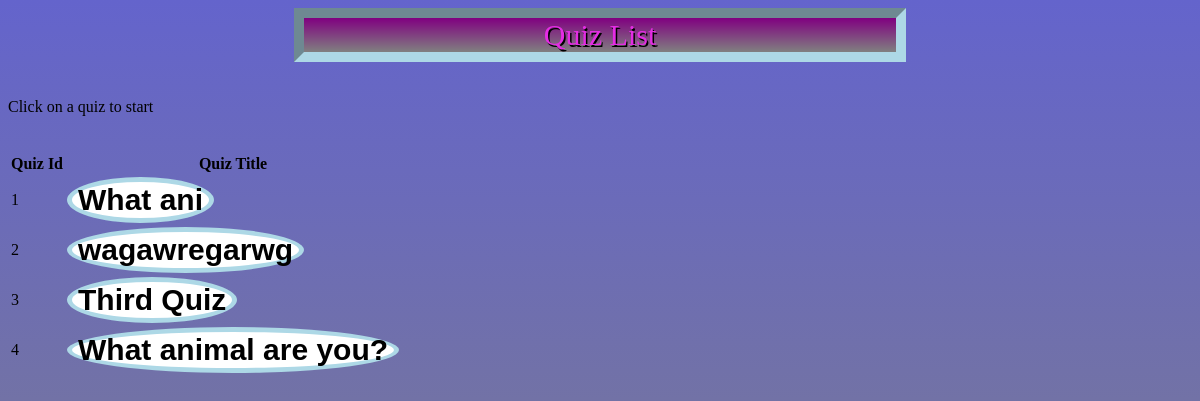
/quizList.html, run on an earlier commit of the app's database.
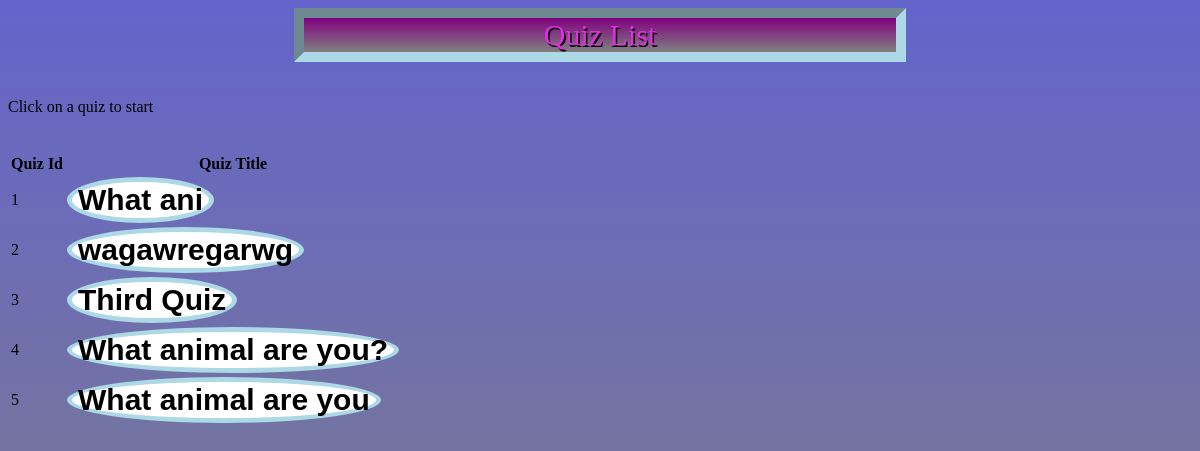
And on a later commit of the database.
### tables this page shows
CREATE TABLE quiz
     (quizId INTEGER PRIMARY KEY AUTOINCREMENT,
     title TEXT,
     charArray TEXT,
     qArray TEXT,
     optionArray TEXT);

### main.py (the view)
@app.route('/quizList.html', methods = ['GET', 'POST'])
def quiz_list():
    if request.method == 'POST':
        index = request.form['index']
        return redirect(url_for("quiz_take", pindex = index))
    else:
        with sqlite3.connect('quiz.db') as con:
            cur = con.cursor()
            sql = ''' SELECT title
            FROM quiz'''
            cur.execute(sql)
            record = cur.fetchall()
        con.close()
        quizzes = [i[0] for i in record]
        num = len(quizzes)
        return render_template("quizList.html", quizzes = quizzes, num = num)

### templates/quizList.html (shortened to what this page needs)
<!DOCTYPE html>
<html lang="en">
<head>
    <link rel="stylesheet" href="../static/styles/mainStyle.css">
    <link rel="stylesheet" href="../static/styles/quizTake.css">
</head>
<body>
    <div class = "title">
        Quiz List
    </div>
    <br><br>
    <div class = "Description">
        Click on a quiz to start
    </div>
    <br><br>
    <table>
        <tr>
          <th>Quiz Id</th>
          <th>Quiz Title</th>
        </tr>
        {% for i in range(0, num) %}
        <tr>
          <td>{{i+1}}</td>
          <td>
            <form method="post">
                <button type="submit" name="index" value={{i+1}} class="btn btn-default">{{quizzes[i]}}</button>
            </form>
          </td>
        </tr>
        {%endfor%}
      </table>
</body>
</html>

### static/styles/mainStyle.css (style rules this page uses)
html { height: 100%; width: 100%; }
body { background-image: url("../images/background.png"); background-color: white; }
button { font-size:30px; font-weight: bold; color: black; background-color: white; border-radius: 50%; border: 5px solid lightblue; }
.title { text-align: center; color: black; font-size:30px; background-color: white; width: 50%; margin-left: auto; margin-right: auto; border: 10px solid lightblue; }

### static/styles/quizTake.css (style rules this page uses)
html { height: 100%; }
body { background-image:linear-gradient(rgb(100, 100, 204),gray); height:100%; }
.title { text-align:center; color:rgb(228, 44, 228); text-shadow: 1.5px 1.5px #000000; font-size:30px; background-image: linear-gradient(purple,gray); border-style: inset; }

What changed in the data, as far as the page shows it:
added quiz: title "What animal are you"
Also different on the page:
new list line: "5"
